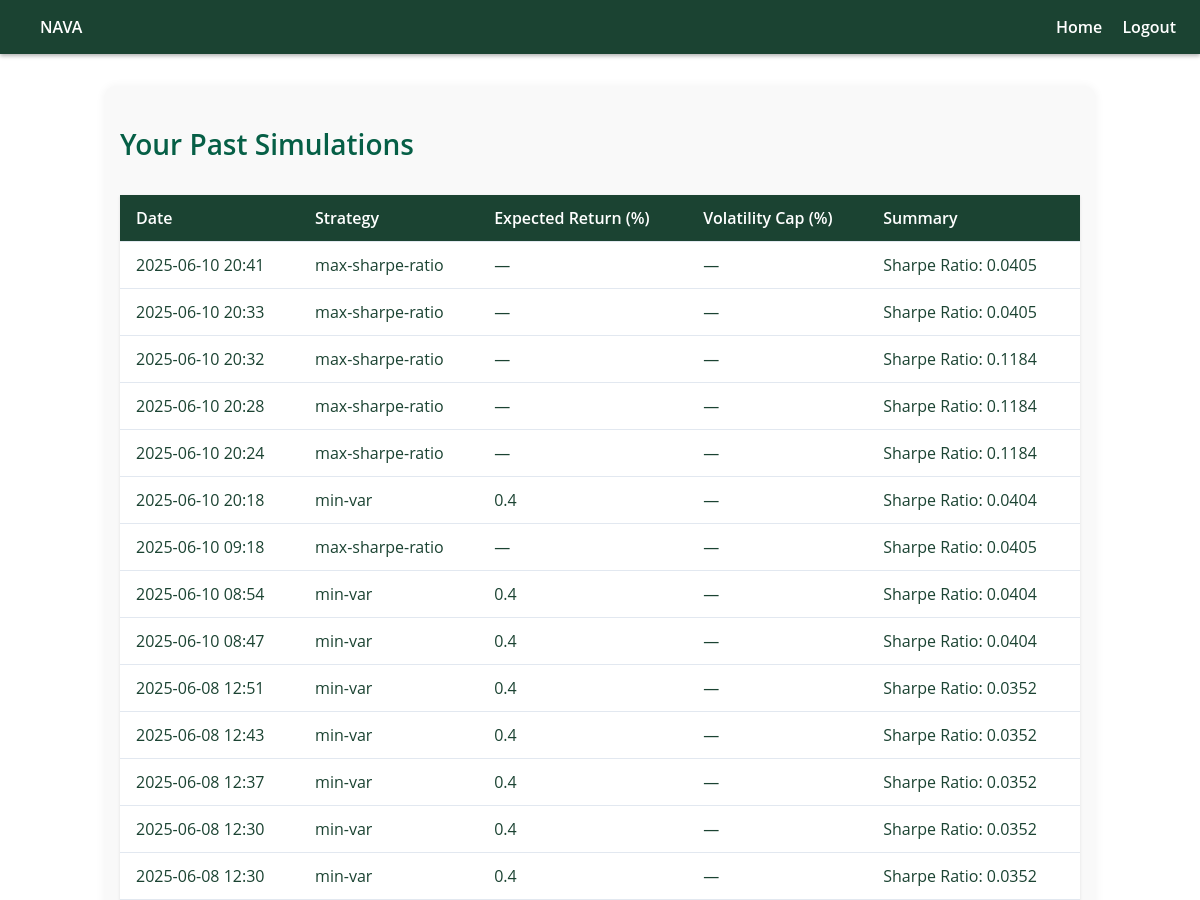
The app's page /history (signed in, upper part), older data.
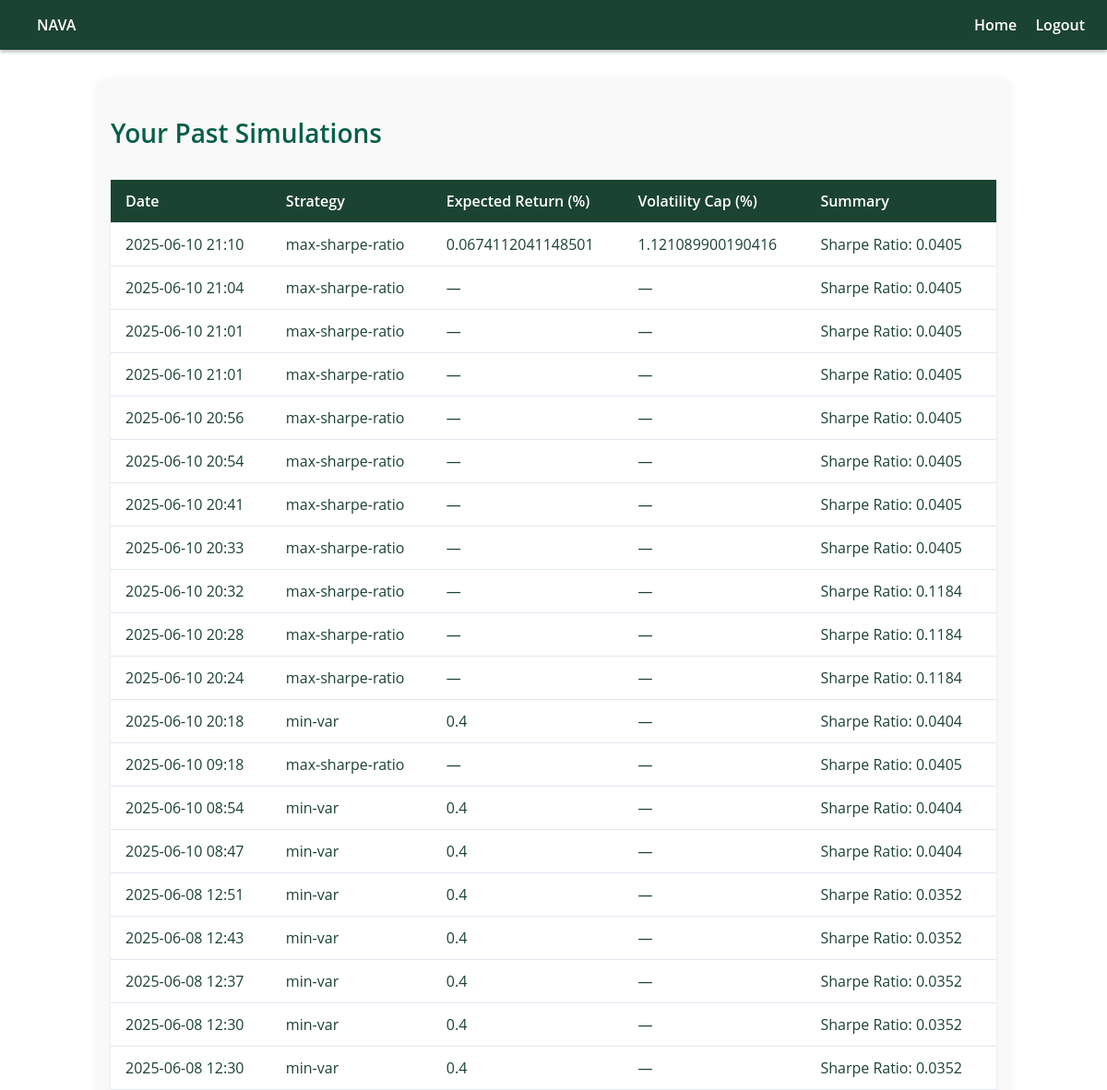
The same page, newer data.
### app/models.py (models this page shows, shortened)
class History(db.Model):
    id = db.Column(db.Integer, primary_key=True)
    strategy = db.Column(db.String(50), nullable=False)
    expected_return = db.Column(db.Float)
    volatility_cap = db.Column(db.Float)
    result_summary = db.Column(db.Text)
    timestamp = db.Column(db.DateTime, default=datetime.utcnow)
    user_id = db.Column(db.Integer, db.ForeignKey('user.id'), nullable=False)

### app/routes.py (the view)
@bp.route('/history')
@login_required
def history():
    user_history = History.query.filter_by(user_id=current_user.id).order_by(History.timestamp.desc()).all()
    return render_template('history.html', history=user_history)

### app/models.py (called while the page is built)
@login_manager.user_loader
def load_user(user_id):
    return User.query.get(int(user_id))

### app/templates/history.html (shortened to what this page needs)
{% extends 'layout.html' %}
{% block content %}
  <h2 style="font-size: 1.75rem; color: #065f46; font-weight: 600; margin-bottom: 1rem;">
    Your Past Simulations
  </h2>
  {% if history %}
    <table class="history-table">
      <thead>
        <tr>
          <th>Date</th>
          <th>Strategy</th>
          <th>Expected Return (%)</th>
          <th>Volatility Cap (%)</th>
          <th>Summary</th>
        </tr>
      </thead>
      <tbody>
        {% for h in history %}
          <tr>
            <td>{{ h.timestamp.strftime('%Y-%m-%d %H:%M') }}</td>
            <td>{{ h.strategy }}</td>
            <td>{{ h.expected_return * 100 if h.expected_return else '—' }}</td>
            <td>{{ h.volatility_cap * 100 if h.volatility_cap else '—' }}</td>
            <td>{{ h.result_summary or '—' }}</td>
          </tr>
        {% endfor %}
      </tbody>
    </table>
  {% else %}
    <p style="color: #4b5563;">You haven’t run any simulations yet.</p>
  {% endif %}
{% endblock %}

### app/templates/layout.html (shortened to what this page needs)
<!DOCTYPE html>
<html lang="en">
<head>
  <link rel="stylesheet" href="{{ url_for('static', filename='css/style.css') }}">
</head>
<body>
    <nav class="navbar">
        <div class="nav-left">
            <a href="{{ url_for('routes.home') }}">NAVA</a>
        </div>
        <div class="nav-right">
        {% if current_user.is_authenticated %}
            <a href="{{ url_for('routes.home') }}">Home</a>
            <a href="{{ url_for('routes.logout') }}">Logout</a>
        {% else %}
            <a href="{{ url_for('routes.login') }}">Login</a>
            <a href="{{ url_for('routes.register') }}">Register</a>
        {% endif %}
        </div>
    </nav>
  <div class="container">
    {% block content %}{% endblock %}
  </div>
</body>
</html>

### app/static/css/style.css (style rules this page uses)
body { background-color: #ffffff; color: #1b4332; font-family: 'Open Sans', sans-serif; margin: 0; padding: 0; }
.navbar { display: flex; justify-content: space-between; background-color: #1b4332; padding: 1rem 1.5rem; box-shadow: 0 2px 4px rgba(0,0,0,0.3); align-items: center; }
.navbar a { color: white; text-decoration: none; margin-left: 1rem; font-weight: 600; }
.container { max-width: 960px; margin: 2rem auto; padding: 1rem; background-color: #f9f9f9; border-radius: 12px; box-shadow: 0 0 10px rgba(0,0,0,0.05); }
h2 { color: white; }
table { width: 100%; border-collapse: collapse; margin-top: 2rem; background-color: #ffffff; color: #1b4332; }
th, td { padding: 0.75rem; border-bottom: 1px solid #e2e8f0; text-align: left; }
th { background-color: #1b4332; color: white; }
.history-table { width: 100%; border-collapse: collapse; margin-top: 2rem; background-color: #ffffff; color: #1b4332; box-shadow: 0 1px 3px rgba(0, 0, 0, 0.1); }
.history-table th, .history-table td { padding: 0.75rem 1rem; text-align: left; border-bottom: 1px solid #e2e8f0; }
.history-table th { background-color: #1b4332; color: white; font-weight: 600; }

Row changes from the older to the newer data that the page shows:
added History: timestamp "2025-06-10 21:10", strategy "max-sharpe-ratio", expected_return "0.0674112041148501", volatility_cap "1.121089900190416", result_summary "Sharpe Ratio: 0.0405"
added History: timestamp "2025-06-10 21:04", strategy "max-sharpe-ratio", expected_return "—", volatility_cap "—", result_summary "Sharpe Ratio: 0.0405"
added History: timestamp "2025-06-10 21:01", strategy "max-sharpe-ratio", expected_return "—", volatility_cap "—", result_summary "Sharpe Ratio: 0.0405"
added History: timestamp "2025-06-10 21:01", strategy "max-sharpe-ratio", expected_return "—", volatility_cap "—", result_summary "Sharpe Ratio: 0.0405"
added History: timestamp "2025-06-10 20:56", strategy "max-sharpe-ratio", expected_return "—", volatility_cap "—", result_summary "Sharpe Ratio: 0.0405"
added History: timestamp "2025-06-10 20:54", strategy "max-sharpe-ratio", expected_return "—", volatility_cap "—", result_summary "Sharpe Ratio: 0.0405"
